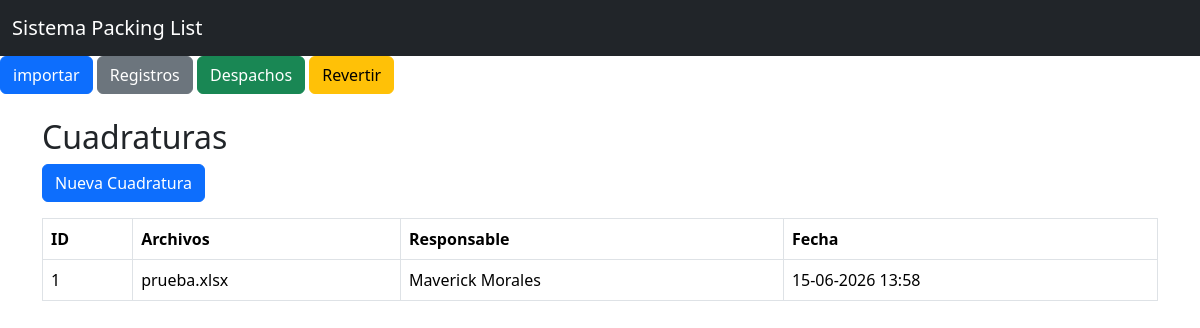
/cuadraturas, run on the app's committed database.
### models.py (models this page shows)
class Cuadratura(db.Model):
    __talblename__ = "cuadraturas"
    id = db.Column(db.Integer, primary_key=True)
    nombre_archivo = db.Column(db.String(255), nullable=False)
    fecha_cuadratura = db.Column(db.DateTime, default=lambda: datetime.now(UTC))
    hora_inicio = db.Column(db.DateTime)
    hora_fin = db.Column(db.DateTime)
    responsable = db.Column(db.String(100))
    observacion = db.Column(db.Text)

### app.py (the view)
@app.route("/cuadraturas")
def cuadraturas():
    cuadraturas = Cuadratura.query.order_by(Cuadratura.id.desc()).all()
    return render_template("cuadraturas.html", cuadraturas=cuadraturas)

### templates/cuadraturas.html
{% extends "base.html" %}
{% block contenido %}
<h2>Cuadraturas</h2>
<a href="/crear_cuadratura" class="btn btn-primary mb-3">Nueva Cuadratura</a>
<table class="table table-bordered">
    <thead>
        <tr>
            <th>ID</th>
            <th>Archivos</th>
            <th>Responsable</th>
            <th>Fecha</th>
        </tr>
    </thead>
    <tbody>
        {% for c in cuadraturas %}
        <tr>
            <td>{{ c.id }}</td>
            <td>{{ c.nombre_archivo }}</td>
            <td>{{ c.responsable }}</td>
            <td>{{ c.fecha_cuadratura.strftime('%d-%m-%Y %H:%M') }}</td>
        </tr>
        {% endfor %}
    </tbody>
</table>
{% endblock %}

### data on the page
Cuadratura: id "1", nombre_archivo "prueba.xlsx", responsable "Maverick Morales", fecha_cuadratura "15-06-2026 13:58"
